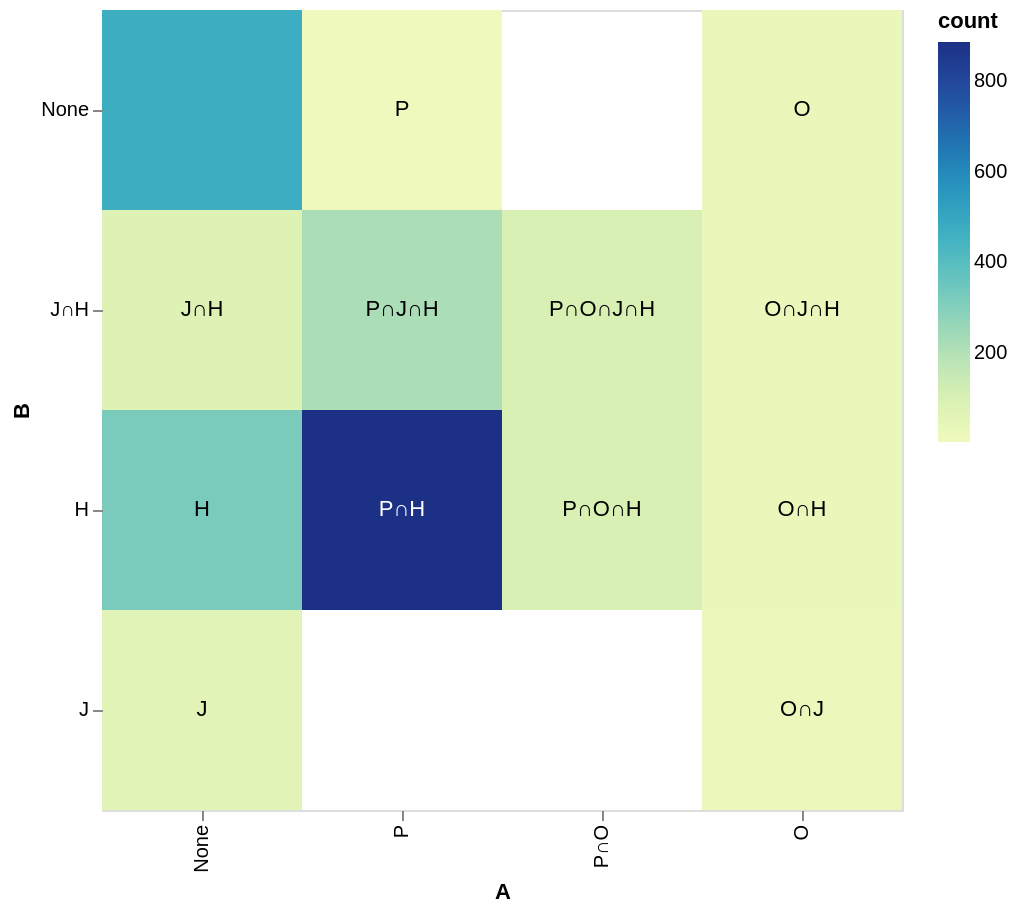

Here is the Vega-Lite specification saved for this chart:
### Vega-Lite specification from a JSON file in a GitHub repository (floating-point values rounded to 4 significant figures)
{"$schema": "https://vega.github.io/schema/vega-lite/v4.json", "width": 400, "height": 400, "data": {"values": [{"A": "P", "B": "None", "count": 2, "Set": "P"}, {"A": "P", "B": "J∩H", "count": 218, "Set": "P∩J∩H"}, {"A": "P", "B": "H", "count": 887, "Set": "P∩H"}, {"A": "P∩O", "B": "J∩H", "count": 95, "Set": "P∩O∩J∩H"}, {"A": "P∩O", "B": "H", "count": 99, "Set": "P∩O∩H"}, {"A": "O", "B": "None", "count": 25, "Set": "O"}, {"A": "O", "B": "J", "count": 17, "Set": "O∩J"}, {"A": "O", "B": "J∩H", "count": 25, "Set": "O∩J∩H"}, {"A": "O", "B": "H", "count": 28, "Set": "O∩H"}, {"A": "None", "B": "None", "count": 473, "Set": " "}, {"A": "None", "B": "J", "count": 63, "Set": "J"}, {"A": "None", "B": "J∩H", "count": 78, "Set": "J∩H"}, {"A": "None", "B": "H", "count": 321, "Set": "H"}]}, "encoding": {"y": {"field": "B", "type": "ordinal", "sort": ["P", "P∩O", "O", "None"]}, "x": {"field": "A", "type": "ordinal", "sort": ["J", "J∩H", "H", "None"]}}, "layer": [{"selection": {"highlight": {"type": "single"}}, "mark": {"type": "rect", "strokeWidth": 2}, "encoding": {"fill": {"field": "count", "type": "quantitative"}, "stroke": {"condition": {"test": {"and": [{"selection": "highlight"}, "length(data(\"highlight_store\"))"]}, "value": "black"}, "value": null}, "opacity": {"condition": {"selection": "highlight", "value": 1}, "value": 0.5}}}, {"mark": "text", "encoding": {"text": {"field": "Set", "type": "nominal"}, "color": {"condition": {"test": "datum['count'] < 400", "value": "black"}, "value": "white"}}}], "config": {"scale": {"bandPaddingInner": 0, "bandPaddingOuter": 0}, "view": {"step": 40}, "range": {"ramp": {"scheme": "yellowgreenblue"}}, "axis": {"domain": false}}}
